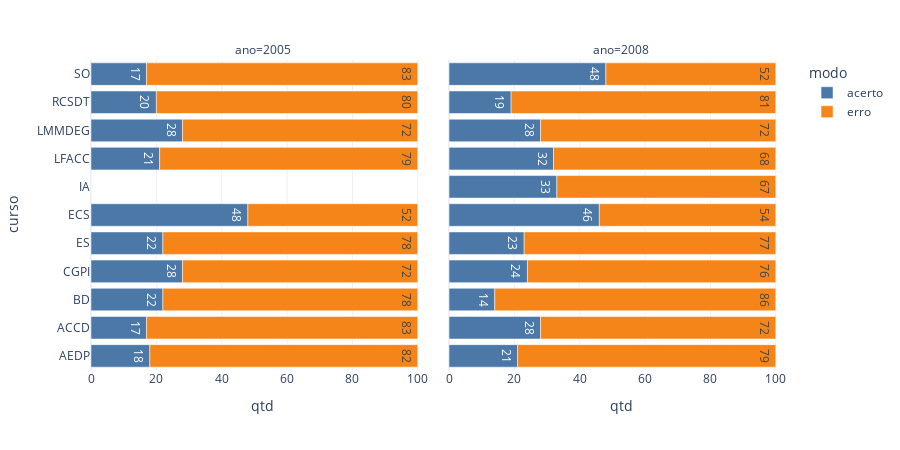

Source (notebook cell):
### Code cell
list_theme = ["AEDP", "ACCD", "BD", "CGPI", "ES", "ECS", "IA", "LFACC", "LMMDEG", "RCSDT", "SO"]*4
Ano_2005 = ["2005"]*22
Acerto_2005 = [18,17,22,28,22,48,0,21,28,20,17]
Erro_2005 = [82,83,78,72,78,52,0,79,72,80,83]
Ano_2008 = ["2008"]*22
Acerto_2008 = [21,28,14,24,23,46,33,32,28,19,48]
Erro_2008 = [79,72,86,76,77,54,67,68,72,81,52]
Acerto = ["acerto"]*11
Erro = ["erro"]*11

ano = Ano_2005 + Ano_2008
qtd = Acerto_2005 +  Erro_2005 + Acerto_2008 + Erro_2008
modo = Acerto + Erro + Acerto + Erro

tabela6 = pd.DataFrame(zip(list_theme,ano,modo, qtd),\
                       columns=["curso", "ano", "modo", "qtd"])

import plotly.express as px

fig = px.bar(tabela6, x="qtd", y="curso", color='modo',orientation="h",\
             color_discrete_sequence=["#4C78A8", "#F58518"], text="qtd",\
             facet_col="ano", template="plotly_white")

fig.update_layout(
    autosize=False,
    width=900,
    height=450
)
fig.show()
# tabela6

### Figure 1 — Plotly figure (JSON) as saved in the notebook; plotly's stock layout.template omitted (floating-point values rounded to 4 significant figures)
{"data": [{"alignmentgroup": "True", "hoverlabel": {"namelength": 0}, "hovertemplate": "modo=acerto<br>ano=2005<br>qtd=%{text}<br>curso=%{y}", "legendgroup": "acerto", "marker": {"color": "#4C78A8"}, "name": "acerto", "offsetgroup": "acerto", "orientation": "h", "showlegend": true, "text": [18, 17, 22, 28, 22, 48, 0, 21, 28, 20, 17], "textposition": "auto", "type": "bar", "x": [18, 17, 22, 28, 22, 48, 0, 21, 28, 20, 17], "xaxis": "x", "y": ["AEDP", "ACCD", "BD", "CGPI", "ES", "ECS", "IA", "LFACC", "LMMDEG", "RCSDT", "SO"], "yaxis": "y"}, {"alignmentgroup": "True", "hoverlabel": {"namelength": 0}, "hovertemplate": "modo=acerto<br>ano=2008<br>qtd=%{text}<br>curso=%{y}", "legendgroup": "acerto", "marker": {"color": "#4C78A8"}, "name": "acerto", "offsetgroup": "acerto", "orientation": "h", "showlegend": false, "text": [21, 28, 14, 24, 23, 46, 33, 32, 28, 19, 48], "textposition": "auto", "type": "bar", "x": [21, 28, 14, 24, 23, 46, 33, 32, 28, 19, 48], "xaxis": "x2", "y": ["AEDP", "ACCD", "BD", "CGPI", "ES", "ECS", "IA", "LFACC", "LMMDEG", "RCSDT", "SO"], "yaxis": "y2"}, {"alignmentgroup": "True", "hoverlabel": {"namelength": 0}, "hovertemplate": "modo=erro<br>ano=2005<br>qtd=%{text}<br>curso=%{y}", "legendgroup": "erro", "marker": {"color": "#F58518"}, "name": "erro", "offsetgroup": "erro", "orientation": "h", "showlegend": true, "text": [82, 83, 78, 72, 78, 52, 0, 79, 72, 80, 83], "textposition": "auto", "type": "bar", "x": [82, 83, 78, 72, 78, 52, 0, 79, 72, 80, 83], "xaxis": "x", "y": ["AEDP", "ACCD", "BD", "CGPI", "ES", "ECS", "IA", "LFACC", "LMMDEG", "RCSDT", "SO"], "yaxis": "y"}, {"alignmentgroup": "True", "hoverlabel": {"namelength": 0}, "hovertemplate": "modo=erro<br>ano=2008<br>qtd=%{text}<br>curso=%{y}", "legendgroup": "erro", "marker": {"color": "#F58518"}, "name": "erro", "offsetgroup": "erro", "orientation": "h", "showlegend": false, "text": [79, 72, 86, 76, 77, 54, 67, 68, 72, 81, 52], "textposition": "auto", "type": "bar", "x": [79, 72, 86, 76, 77, 54, 67, 68, 72, 81, 52], "xaxis": "x2", "y": ["AEDP", "ACCD", "BD", "CGPI", "ES", "ECS", "IA", "LFACC", "LMMDEG", "RCSDT", "SO"], "yaxis": "y2"}], "layout": {"annotations": [{"font": {}, "showarrow": false, "text": "ano=2005", "x": 0.245, "xanchor": "center", "xref": "paper", "y": 1, "yanchor": "bottom", "yref": "paper"}, {"font": {}, "showarrow": false, "text": "ano=2008", "x": 0.755, "xanchor": "center", "xref": "paper", "y": 1, "yanchor": "bottom", "yref": "paper"}], "autosize": false, "barmode": "relative", "height": 450, "legend": {"title": {"text": "modo"}, "tracegroupgap": 0}, "margin": {"t": 60}, "width": 900, "xaxis": {"anchor": "y", "autorange": true, "domain": [0, 0.49], "range": [0, 105.3], "title": {"text": "qtd"}, "type": "linear"}, "xaxis2": {"anchor": "y2", "autorange": true, "domain": [0.51, 1], "matches": "x", "range": [0, 105.3], "title": {"text": "qtd"}, "type": "linear"}, "yaxis": {"anchor": "x", "autorange": true, "domain": [0, 1], "range": [-0.5, 10.5], "title": {"text": "curso"}, "type": "category"}, "yaxis2": {"anchor": "x2", "autorange": true, "domain": [0, 1], "matches": "y", "range": [-0.5, 10.5], "showticklabels": false, "type": "category"}}}
